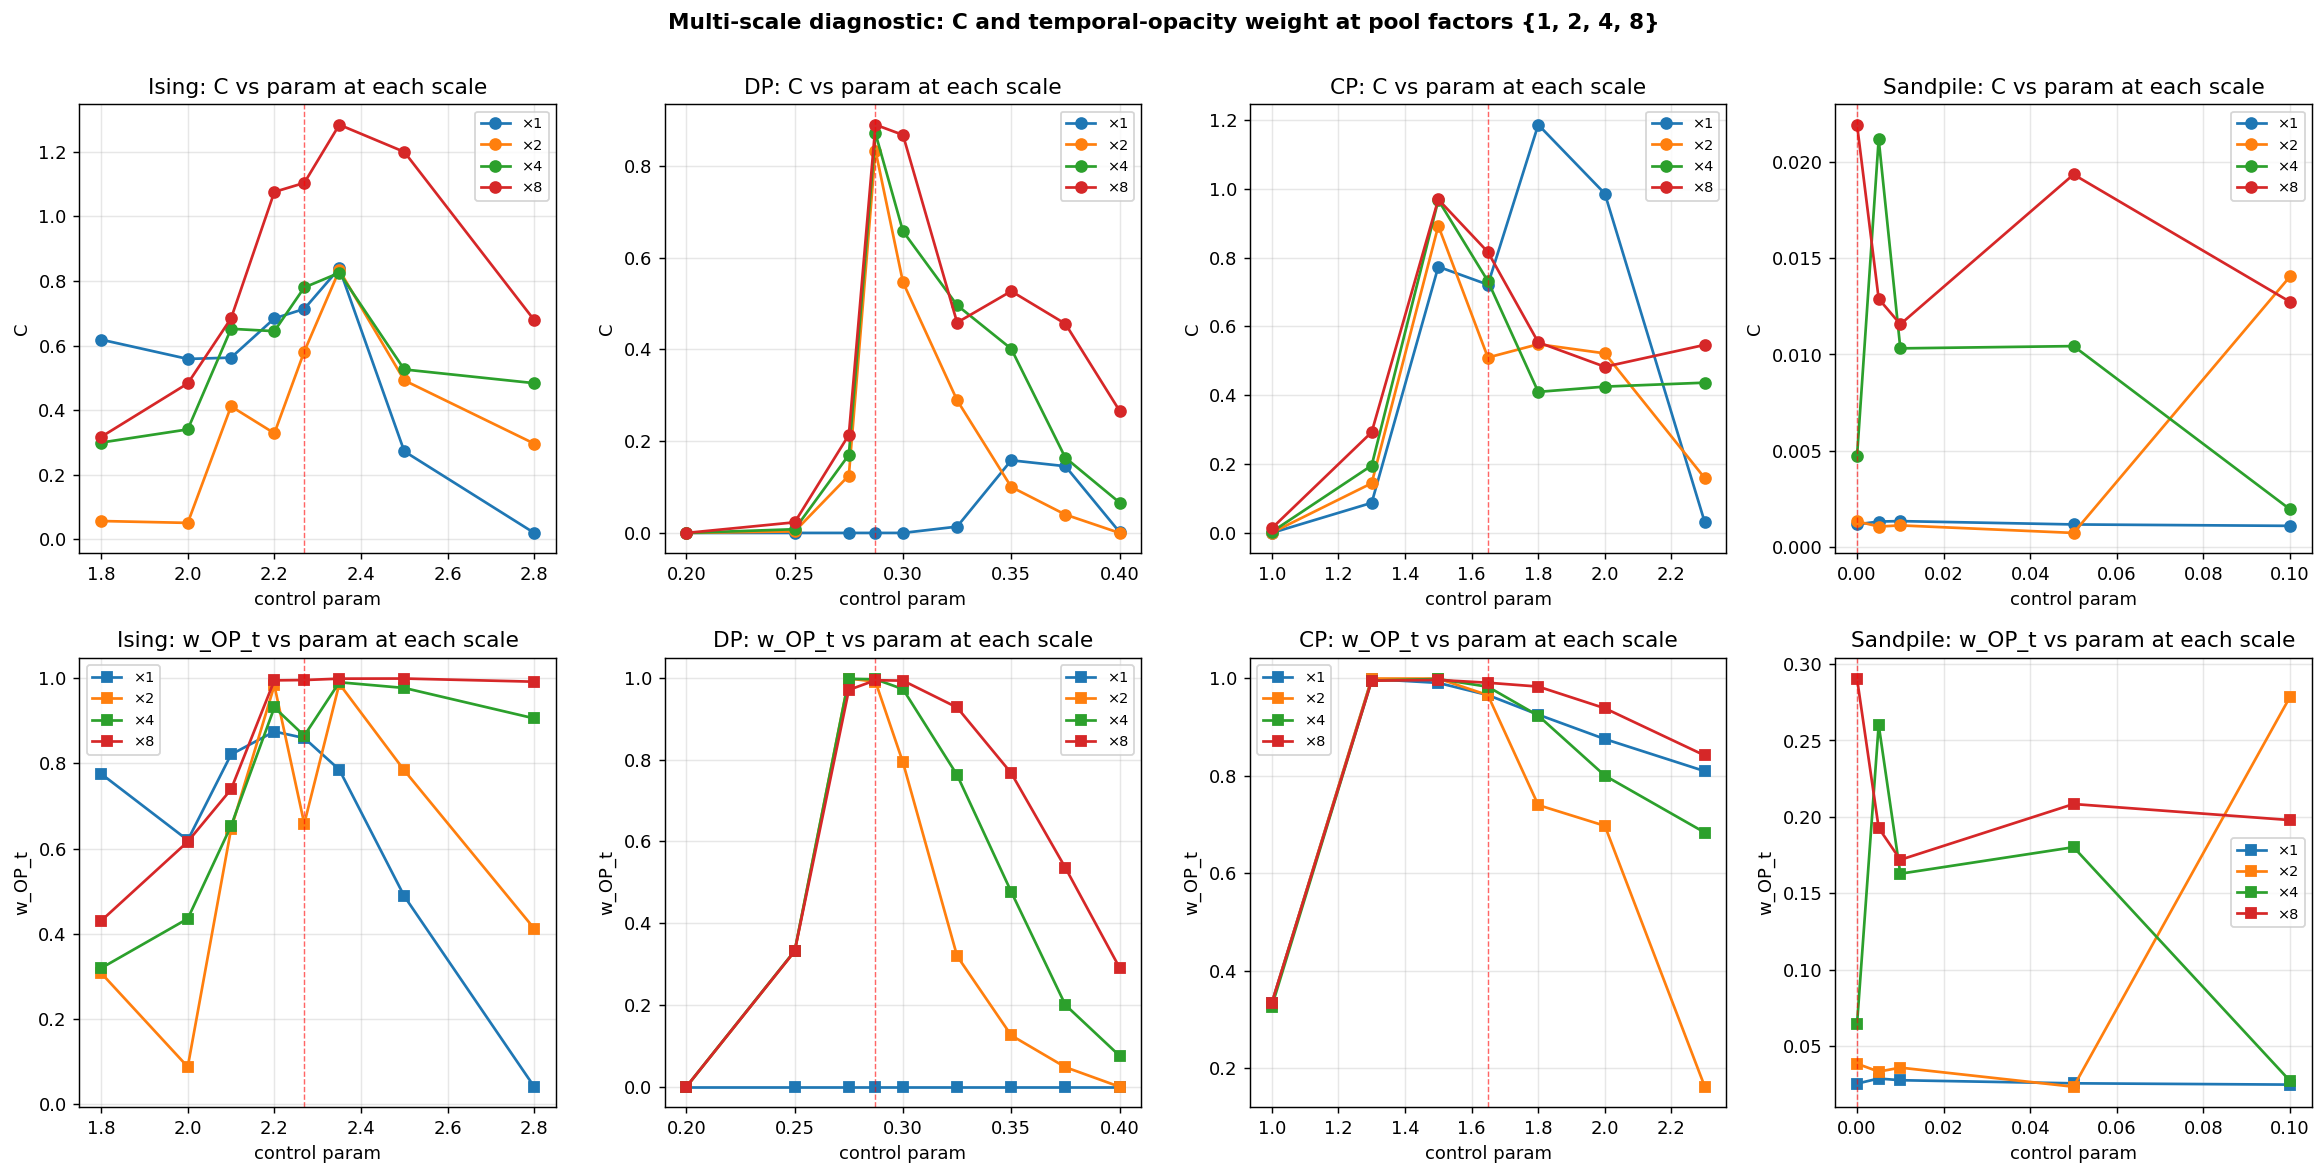

Source code (Python):
"""
Multi-scale C diagnostic.

For each of {Ising, DP, Contact Process, Sandpile}, sweep the control
parameter and compute C at pool factors {1, 2, 4, 8}. Check whether:
  (a) Type-A substrates (Ising) retain their peak at p_c under coarsening
  (b) DP's peak moves toward p_c at coarser scales
  (c) Contact Process stays peaked at λ_c at coarser scales
  (d) Sandpile lights up at coarser scales (SOC = scale invariant)

Also check whether w_OP_t (temporal opacity) is the gate that opens at
coarser scales — that's the specific prediction.
"""
import sys, os, time
sys.path.insert(0, os.path.join(os.path.dirname(__file__), '..', '..', '..'))

import numpy as np
import matplotlib.pyplot as plt
from complexity_framework_v9 import (
    compute_C, _dp_run, DP_CFG, _sandpile_run, SANDPILE_CFG
)

# We need an Ising runner and a CP runner too
from fingerprint_test import contact_process_run


# ═══════════════════════════════════════════════════════════════════════════════
# Ising runner (Metropolis, 2D, sync-sweep)
# ═══════════════════════════════════════════════════════════════════════════════
def ising_run(T, G=64, steps=400, seed=42):
    rng = np.random.default_rng(seed)
    grid = rng.choice([-1, 1], size=(G, G)).astype(np.int8)
    beta = 1.0 / max(T, 1e-6)
    history = []
    for t in range(steps):
        # one sweep = G*G single-site updates (checkerboard)
        for parity in (0, 1):
            mask = ((np.add.outer(np.arange(G), np.arange(G)) & 1) == parity)
            padded = np.pad(grid, 1, mode='wrap')
            nb = (padded[:-2, 1:-1] + padded[2:, 1:-1] +
                  padded[1:-1, :-2] + padded[1:-1, 2:])
            dE = 2 * grid * nb
            flip_prob = np.exp(-beta * dE.clip(0))
            r = rng.random((G, G))
            flip = mask & ((dE <= 0) | (r < flip_prob))
            grid = np.where(flip, -grid, grid).astype(np.int8)
        # binarise (+1 -> 1, -1 -> 0)
        history.append(((grid + 1) // 2).ravel().copy())
    return np.array(history, dtype=np.int8)


# ═══════════════════════════════════════════════════════════════════════════════
# Multi-scale wrapper
# ═══════════════════════════════════════════════════════════════════════════════
def coarsen_history(history_3d, pool):
    """history_3d: (T, G, G) binary. Returns (T, (G/pool)^2) binary at active-pct threshold."""
    T, G, _ = history_3d.shape
    if pool == 1:
        return history_3d.reshape(T, G*G).astype(np.int8)
    n = G // pool
    hist_trim = history_3d[:, :n*pool, :n*pool]
    # block-mean: reshape → mean over block axes
    blocks = hist_trim.reshape(T, n, pool, n, pool).mean(axis=(2, 4))
    # binarise with per-frame threshold keeping ~25% active
    thresh = np.percentile(blocks, 75, axis=(1, 2), keepdims=True)
    binary = (blocks > thresh).astype(np.int8)
    return binary.reshape(T, n*n)


def compute_C_at_scales(history_flat_unused, history_3d, burnin, window, pools=(1, 2, 4, 8)):
    """Returns dict pool -> compute_C result."""
    results = {}
    for p in pools:
        grid = coarsen_history(history_3d, p)
        if grid.shape[1] < 4:  # too small
            continue
        results[p] = compute_C(grid, burnin, window)
    return results


# ═══════════════════════════════════════════════════════════════════════════════
# Sweep
# ═══════════════════════════════════════════════════════════════════════════════
POOLS = (1, 2, 4, 8)
N_SEEDS = 3
BURNIN, WINDOW = 50, 200

def run_substrate(name, runner, param_vals, G, grid_key='G'):
    print(f"\n{'='*60}\n{name}\n{'='*60}")
    rows = []
    for p in param_vals:
        per_seed = {pool: [] for pool in POOLS}
        wOPt_per_seed = {pool: [] for pool in POOLS}
        wOPs_per_seed = {pool: [] for pool in POOLS}
        for s in range(N_SEEDS):
            hist_flat = runner(p, seed=s)
            # reshape to (T, G, G)
            T = hist_flat.shape[0]
            hist_3d = hist_flat.reshape(T, G, G)
            res = compute_C_at_scales(None, hist_3d, BURNIN, WINDOW, POOLS)
            for pool, r in res.items():
                per_seed[pool].append(r['score'])
                wOPt_per_seed[pool].append(r['w_OP_t'])
                wOPs_per_seed[pool].append(r['w_OP_s'])
        row = dict(param=p)
        for pool in POOLS:
            if per_seed[pool]:
                row[f'C_{pool}']    = float(np.mean(per_seed[pool]))
                row[f'wOPt_{pool}'] = float(np.mean(wOPt_per_seed[pool]))
                row[f'wOPs_{pool}'] = float(np.mean(wOPs_per_seed[pool]))
        rows.append(row)
        print(f"  {p:>7.3f}: " + "  ".join(
            f"C×{pool}={row.get(f'C_{pool}', 0):.3f}(wOPt={row.get(f'wOPt_{pool}', 0):.2f})"
            for pool in POOLS if f'C_{pool}' in row))
    return rows


# ── substrate runners (each returns flat (T, G*G)) ────────────────────────────
def ising_runner(T, seed): return ising_run(T, G=64, steps=300, seed=seed)
def dp_runner(p, seed):
    cfg = DP_CFG.copy(); cfg['GRID']=64; cfg['STEPS']=300
    return _dp_run(p, cfg, seed=seed)
def cp_runner(lam, seed): return contact_process_run(lam, G=64, steps=300, seed=seed)
def sandpile_runner(eps, seed):
    cfg = SANDPILE_CFG.copy(); cfg['GRID']=64; cfg['STEPS']=300
    return _sandpile_run(eps, cfg, seed=seed)


if __name__ == '__main__':
    t0 = time.time()

    # Focused sweeps — tight around the critical point
    ising_params    = [1.8, 2.0, 2.1, 2.2, 2.269, 2.35, 2.5, 2.8]       # T_c = 2.269
    dp_params       = [0.20, 0.25, 0.275, 0.2873, 0.30, 0.325, 0.35, 0.375, 0.40]  # p_c = 0.2873
    cp_params       = [1.0, 1.3, 1.5, 1.6489, 1.8, 2.0, 2.3]             # λ_c = 1.6489
    sandpile_params = [0.0, 0.005, 0.01, 0.05, 0.1]                     # natural state = 0

    all_results = {}
    all_results['Ising']    = run_substrate('Ising (T_c=2.269)', ising_runner, ising_params, G=64)
    all_results['DP']       = run_substrate('DP (p_c=0.2873)',  dp_runner,     dp_params, G=64)
    all_results['CP']       = run_substrate('Contact Process (λ_c=1.6489)', cp_runner, cp_params, G=64)
    all_results['Sandpile'] = run_substrate('Sandpile (SOC at eps=0)', sandpile_runner, sandpile_params, G=64)

    print(f"\nTotal elapsed: {(time.time()-t0)/60:.1f} min")

    # ── plot: C profile at each pool factor, per substrate ───────────────────
    fig, axes = plt.subplots(2, 4, figsize=(18, 9))
    substrates = list(all_results.keys())
    p_cs = {'Ising': 2.269, 'DP': 0.2873, 'CP': 1.6489, 'Sandpile': 0.0}

    for col, name in enumerate(substrates):
        rows = all_results[name]
        params = [r['param'] for r in rows]
        ax_C = axes[0, col]
        ax_W = axes[1, col]
        for pool in POOLS:
            key_C = f'C_{pool}'; key_W = f'wOPt_{pool}'
            Cs = [r.get(key_C, 0) for r in rows]
            Ws = [r.get(key_W, 0) for r in rows]
            ax_C.plot(params, Cs, marker='o', label=f'×{pool}')
            ax_W.plot(params, Ws, marker='s', label=f'×{pool}')
        ax_C.axvline(p_cs[name], color='red', ls='--', lw=0.8, alpha=0.6)
        ax_W.axvline(p_cs[name], color='red', ls='--', lw=0.8, alpha=0.6)
        ax_C.set_title(f'{name}: C vs param at each scale')
        ax_W.set_title(f'{name}: w_OP_t vs param at each scale')
        ax_C.set_xlabel('control param');  ax_C.set_ylabel('C')
        ax_W.set_xlabel('control param');  ax_W.set_ylabel('w_OP_t')
        ax_C.legend(fontsize=8);           ax_W.legend(fontsize=8)
        ax_C.grid(alpha=0.3);              ax_W.grid(alpha=0.3)

    plt.suptitle('Multi-scale diagnostic: C and temporal-opacity weight at pool factors {1, 2, 4, 8}',
                 y=1.00, fontsize=12, weight='bold')
    plt.tight_layout()
    out = os.path.join(os.path.dirname(__file__), 'multiscale_diagnostic.png')
    plt.savefig(out, dpi=130, bbox_inches='tight')
    print(f"Saved: {out}")

    # save raw data
    import json
    out_json = os.path.join(os.path.dirname(__file__), 'multiscale_diagnostic.json')
    with open(out_json, 'w') as f:
        json.dump({k: [dict(r) for r in v] for k, v in all_results.items()}, f, indent=2, default=float)
    print(f"Saved: {out_json}")
